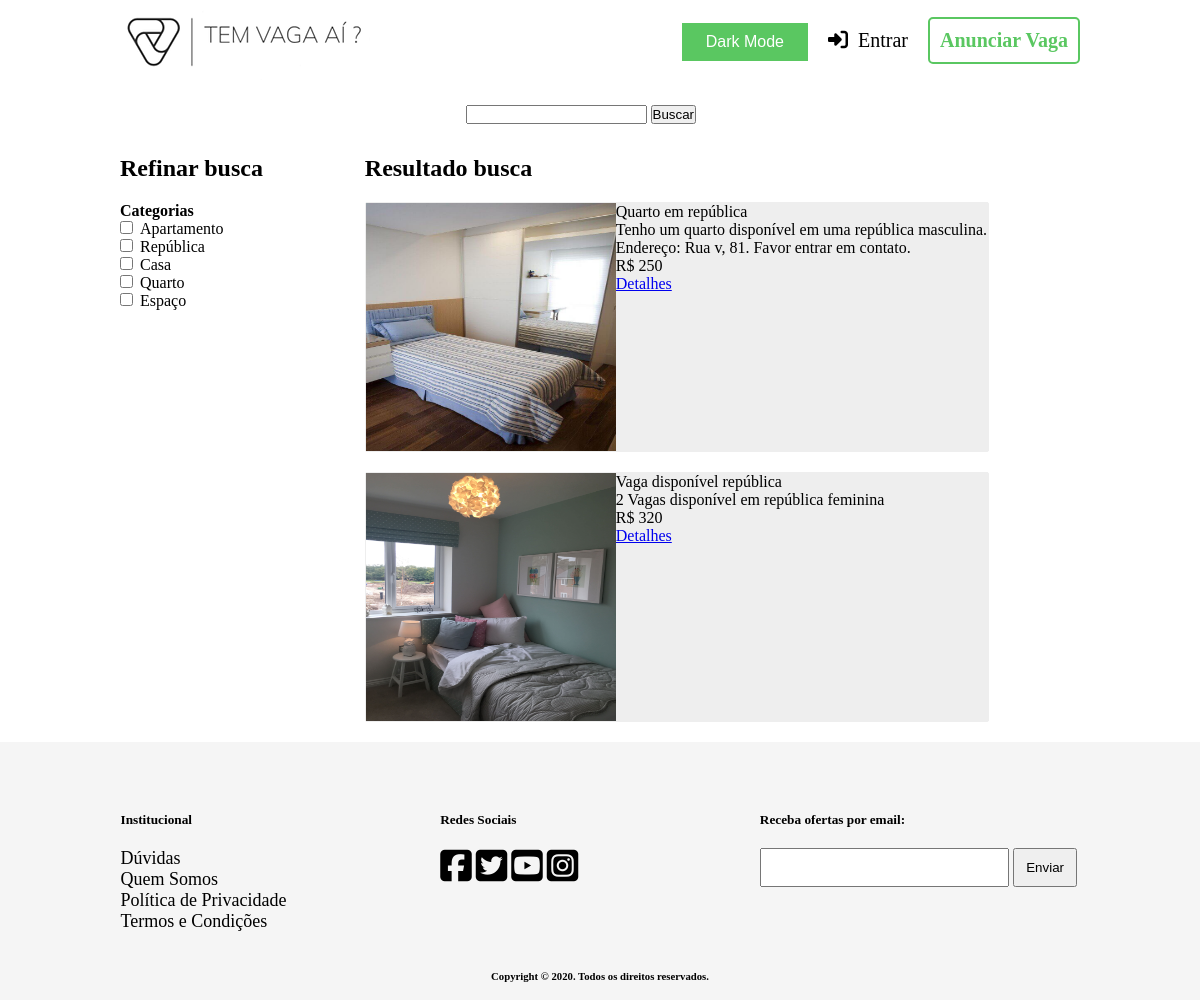
The page /paginas/resultadoBusca.php?buscar=República on the database its author committed.
### tables this page shows
CREATE TABLE IF NOT EXISTS Imagem (
    idImagem INT NOT NULL AUTO_INCREMENT PRIMARY KEY,
    url VARCHAR(90),
    Anuncio_idAnuncio INT
);

CREATE TABLE IF NOT EXISTS Anuncio (
    idAnuncio INT NOT NULL AUTO_INCREMENT PRIMARY KEY,
    titulo VARCHAR(45),
    descricao VARCHAR(150),
    valor FLOAT,
    Usuario_idUsuario INT
);

### classes/Categoria.class.php (called while the page is built, shortened)
<?php
class Categoria {
    public function getNomeDasCategorias () {
        global $pdo;
        $sql = $pdo->prepare("SELECT nome FROM Categoria");
        $sql->execute();
        $array = NULL;
        if ($sql->execute() == true) {
            if ($sql->rowCount() > 0) {
                $array = $sql->fetchAll(PDO::FETCH_COLUMN);
            }
        }
        return $array;
    }
}
?>

### classes/Anuncio.class.php (called while the page is built, shortened)
<?php
class Anuncio {
    public function getAnuncios ($termo) {
        global $pdo;
        $termo = $this->test_input($termo);
        $sql = $pdo->prepare("SELECT * FROM Anuncio WHERE titulo LIKE LOWER (?) OR descricao LIKE LOWER (?)");
        $termoBuscar = '%'.$termo.'%';
        $sql->bindParam(1, $termoBuscar);
        $sql->bindParam(2, $termoBuscar);
        $array = NULL;
        if ($sql->execute() == true) {
            if ($sql->rowCount() > 0) {
                $array = $sql->fetchAll();
            }
        }
        return $array;
    }
    public function getImagensPorAnuncio ($idAnuncio) {
        global $pdo;
        $sql = $pdo->prepare("SELECT * FROM Imagem WHERE Anuncio_idAnuncio = ?");
        $sql->bindParam(1, $idAnuncio);
        $array = NULL;
        if ($sql->execute() == true) {
            if ($sql->rowCount() > 0) {
                $array = $sql->fetchAll();
            }
        }
        return $array;
    }
    public function test_input($data) {
        $data = trim($data);
        $data = stripslashes($data);
        $data = htmlspecialchars($data);
        return $data;
    }
}
?>

### paginas/resultadoBusca.php (the view, shortened to what this page needs)
<!DOCTYPE html>
<html lang="en" dir="ltr">
    <head>
        <link rel="stylesheet" href="../css/footer.css">
        <link rel="stylesheet" href="../css/header.css">
        <link rel="stylesheet" href="../css/resultadoBusca.css">
        <link rel="stylesheet" href="../css/darkMode.css">
    </head>
    <body>
        <?php require './header.php'; ?>
        <div class="conteudoPrincipal">
            <div class="buscaAvancada">
                <form class="" action="<?php echo htmlspecialchars($_SERVER["PHP_SELF"]);?>" method="get" id ='formID'>
                    <input type="text" name="buscar" value="">
                    <input type="submit" name="" value="Buscar">
                </form>
            </div>
            <div>
                <div class="refinarBusca">
                    <h2>Refinar busca</h2>
                    <div class="categorias">
                        <h4>Categorias</h4>
                        <?php
                        $pastaImagens = __ROOT__.'/imagens/anuncios/';
                        require '../classes/Categoria.class.php';
                        $c = new Categoria();
                        $categorias = $c->getNomeDasCategorias();
                        if (isset($categorias) && !empty($categorias)) {
                            foreach ($categorias as $cat){
                                echo "<input  name='categoria[]' form='formID' type='checkbox' style='margin-right: 7px;' value=".$cat.">".$cat."</input> <br>";
                            }
                        }
                        ?>
                    </div>
                </div>
                <div class="resultadoAnuncios">
                    <h2>Resultado busca</h2>
                    <?php
                    require '../classes/Anuncio.class.php';
                    $a = new Anuncio();
                    if (isset($_GET)) :
                        if (isset($_GET['categoria']) && count($_GET['categoria']) != 0) {
                            $resultadoBusca = $a->getAnunciosPorCategoria($_GET['categoria'], $_GET['buscar']);
                        } else {
                            if (!empty($_GET['buscar'])) {
                                $resultadoBusca = $a->getAnuncios($_GET['buscar']);
                            }
                        }
                        if (isset($resultadoBusca) && !empty($resultadoBusca)):
                            foreach ($resultadoBusca as $anuncio):
                            ?>
                                <div class='anuncio'>
                                    <div class='imagem'>
                                        <?php
                                        $imagens = $a->getImagensPorAnuncio($anuncio['idAnuncio']);
                                        if (isset($imagens) && !empty($imagens)) {
                                            foreach ($imagens as $img) {
                                                echo "<img src='".$pastaImagens.$img['url']."' alt=''>";
                                            }
                                        }
                                        ?>
                                    </div>
                                    <div class='info'>
                                        <span class="titulo"><?php echo $anuncio['titulo'] ?></span>
                                        <span class="descricao"><?php echo $anuncio['descricao'] ?></span>
                                        <span class="valor"><?php echo "R$ ".$anuncio['valor'] ?></span>
                                        <span class="detalhes"><a href="<?php echo __ROOT__."/paginas/detalhesAnuncios.php?idAnuncio=".$anuncio['idAnuncio'] ?>">Detalhes</a></span>
                                    </div>
                                </div>
                            <?php
                            endforeach;
                        else:
                            echo "<h4 style='padding-top: 20px;'>Nada encontrado</h4>";
                        endif;
                    else:
                        echo "<h4 style='padding-top: 20px;'>Nada encontrado</h4>";
                    endif;
                    ?>
                </div>
            </div>
        </div>
        <?php require './footer.php' ?>
    </body>
</html>

### css/header.css (style rules this page uses)
* { box-sizing: border-box; margin: 0; padding: 0; }
body { background-color: rgb(252,252,252); display: flex; flex-direction: column; justify-content: space-between; min-height: 100vh; }

### css/resultadoBusca.css (style rules this page uses)
.conteudoPrincipal { min-height: 64vh; margin: 0 auto; width: 80%; padding-top: 25px; }
.conteudoPrincipal > div:last-child { width: 100%; }
.buscaAvancada { display: flex; width: 96%; height: 50px; justify-content: center; }
.refinarBusca { display: inline-block; width: 25.5%; float: left; }
.resultadoAnuncios { width: 65%; display: inline-block; float: left; }
.categorias { padding-top: 20px; }
.anuncio { width: 100%; height: 250px; margin: 20px 0; background-color: #EEE; border: 1px solid #EEE; border-radius: 2px; }
.anuncio .imagem { display: inline-block; width: 250px; height: 100%; overflow: hidden; }
.anuncio .imagem img { width: 250px; height: 100%; }
.anuncio .info { display: inline-block; width: calc(100% - 250px); float: right; height: 100%; }
.anuncio .info span { display: block; }

### css/darkMode.css (style rules this page uses)
body { background-color: white; color: black; }

### rows shown on the page
anuncio: titulo "Quarto em república", descricao "Tenho um quarto disponível em uma república masculina. Endereço: Rua v, 81. Favor entrar em contato.", valor "250"
imagem: url (picture)
anuncio: titulo "Vaga disponível república", descricao "2 Vagas disponível em república feminina", valor "320"
imagem: url (picture)

### other values the page prints
$cat "Apartamento"
$cat "República"
$cat "Casa"
$cat "Quarto"
$cat "Espaço"
